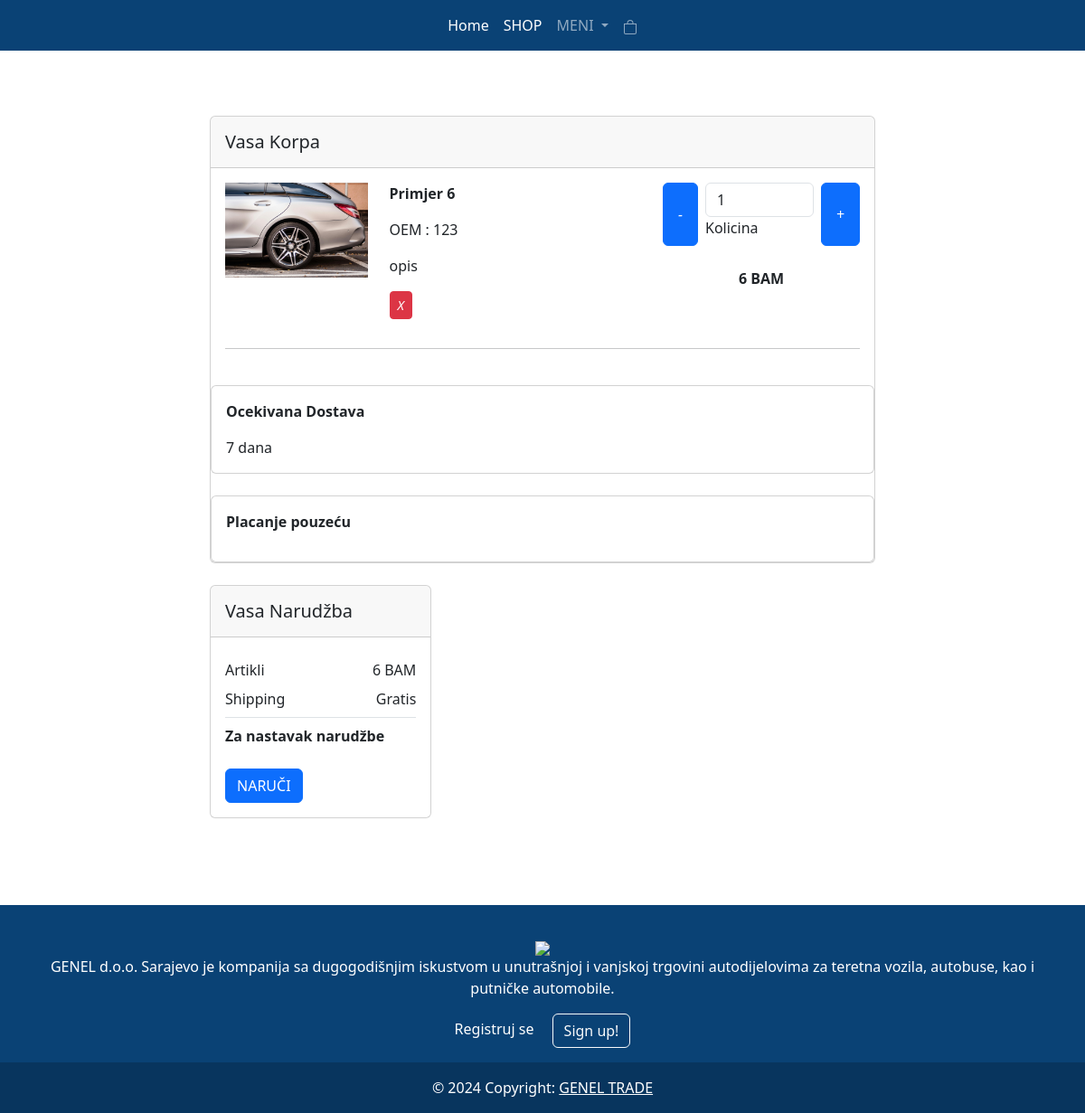
/cart/ (signed in), run on an earlier commit of the app's database.
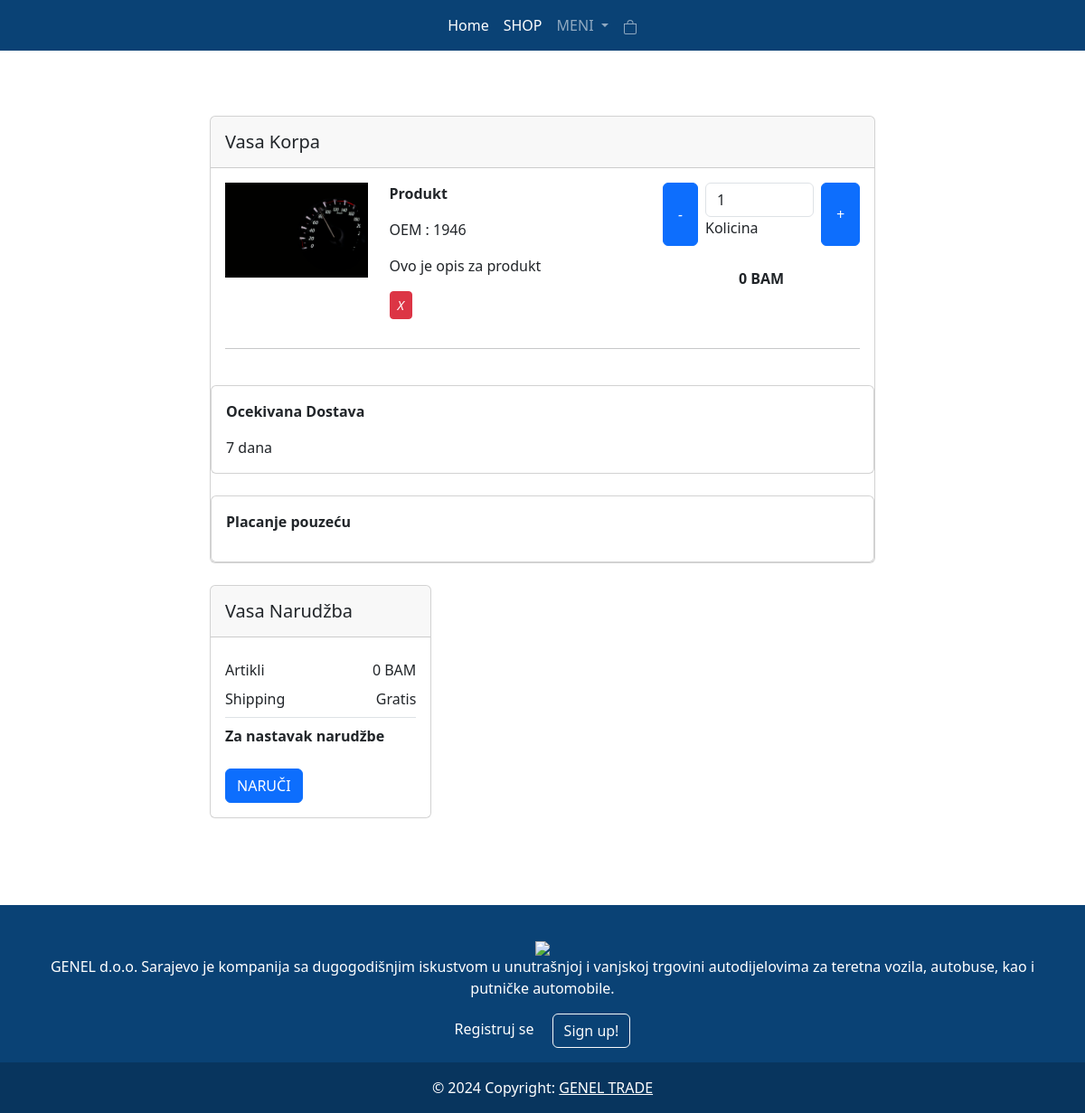
And on a later commit of the database.
### main/models.py (models this page shows)
class CartItem(models.Model):
    cart = models.ForeignKey(Cart,on_delete=models.CASCADE)
    item = models.ForeignKey(Product,  on_delete=models.CASCADE)

class Product(models.Model):
    cat = (
        ("Retrovizori","Retrovizori"),
        ("Farovi","Farovi"),
        ("Stopke","Stopke"),
        ("Gabariti","Gabariti"),
        ("Masine za injektore","Masine za injektore"),
        ("Sijalice","Sijalice"),
        ("Semerinzi","Semerinzi"),
        ("Zracni jastuci","Zracni jastuci"),
        ("Kocioni sistemi","Kocioni sistemi"),
        ("Dizel program","Dizel program"),
        ("Zracni ventili i reparacije","Zracni ventili i reparacije"),
        ("Crijeva za vodu","Crijeva za vodu"),
        ("Karoserija","Karoserija"),
        ("Hidraulika","Hidraulika"),
        ("Kompresori zraka","Kompresori zraka"),
        ("Grijanje i hladjenje","Grijanje i hladjenje"),
        ("Filteri","Filteri"),
        ("Ulje i maziva","Ulje i maziva"),
        ("Setovi kvacila","Setovi kvacila"),
        ("Dijelovi diferencijala i reduktora","Dijelovi diferencijala i reduktora"),
        ("Spojnice i prikljucci","Spojnice i prikljucci")
    )
    name = models.CharField( max_length=150)
    description = models.CharField(max_length=250)
    price = models.IntegerField()
    category = models.CharField(max_length=125,choices=cat, default="Farovi")
    image = models.ImageField(upload_to="static/images/",default="static/images/genelthumb.jpg")
    oem = models.CharField(max_length=50,default="123")
    fabric = models.CharField(max_length=50,default="123")
    o = models.IntegerField(default=0)

### main/views.py (the view, shortened to what this page needs)
# urls.py: path("cart/",views.CartView.as_view(),name="cart"),
class CartView(View):
    suma = 0
    def get(self,request):
        cart = Cart.objects.filter(usr=request.user).first()
        items = CartItem.objects.filter(cart=cart)
        for i in items:
            self.suma = self.suma + i.item.price
        print(items)
        return render(request,"cart.html",{"items":items,"suma":self.suma})

### templates/cart.html (shortened to what the changed rows need)
{% extends 'base.html' %}
{%block main%}
<section class="h-100 gradient-custom">
    <div class="container py-5">
      <div class="row d-flex justify-content-center my-4">
        <div class="col-md-8">
          <div class="card mb-4">
            {% for i in items%}
            <div class="card-body">
              <div class="row">
                <div class="col-lg-3 col-md-12 mb-4 mb-lg-0">
                  <div class="bg-image hover-overlay hover-zoom ripple rounded" data-mdb-ripple-color="light">
                    {%load static%}
                    <img src="{{i.item.image.url}}"
                      class="w-100" alt="alt" />
                  </div>
                </div>
                <div class="col-lg-5 col-md-6 mb-4 mb-lg-0">
                  <p><strong>{{i.item.name}}</strong></p>
                  <p>OEM : {{i.item.oem}}</p>
                  <p>{{i.item.description}}</p>
                  <form method="POST">
                  <button  type="submit" data-mdb-button-init data-mdb-ripple-init class="btn btn-danger btn-sm mb-2" data-mdb-tooltip-init
                    title="Move to the wish list">
                    <i class="fas fa-heart">X</i>
                  </button>
                </form>
                </div>
                <div class="col-lg-4 col-md-6 mb-4 mb-lg-0">
                  <div class="d-flex mb-4" style="max-width: 300px">
                    <button data-mdb-button-init data-mdb-ripple-init class="btn btn-primary px-3 me-2"
                      onclick="this.parentNode.querySelector('input[type=number]').stepDown()">
                      <i class="fas fa-minus">-</i>
                    </button>
                    <div data-mdb-input-init class="form-outline">
                      <input id="form1" min="0" name="quantity" value="1" type="number" class="form-control" />
                      <label class="form-label" for="form1">Kolicina</label>
                    </div>
                    <button data-mdb-button-init data-mdb-ripple-init class="btn btn-primary px-3 ms-2"
                      onclick="this.parentNode.querySelector('input[type=number]').stepUp()">
                      <i class="fas fa-plus">+</i>
                    </button>
                  </div>
                  <p class="text-start text-md-center">
                    <strong>{{i.item.price}} BAM</strong>
                  </p>
                </div>
              </div>
              {%endfor%}
          </div>
        </div>
        <div class="col-md-4">
          <div class="card mb-4">
            <div class="card-body">
              <ul class="list-group list-group-flush">
                <li
                  class="list-group-item d-flex justify-content-between align-items-center border-0 px-0 pb-0">
                  Artikli
                  <span>{{suma}} BAM</span>
                </li>
              </ul>
            </div>
          </div>
        </div>
      </div>
    </div>
  </section>
{%endblock%}

What changed in the data, as far as the page shows it:
removed CartItem: item.image (picture), item.name "Primjer 6", item.oem "123", item.description "opis", item.price "6"
added CartItem: item.image (picture), item.name "Produkt", item.oem "1946", item.description "Ovo je opis za produkt", item.price "0"
Also different on the page:
{{ suma }}: "6" → "0"
